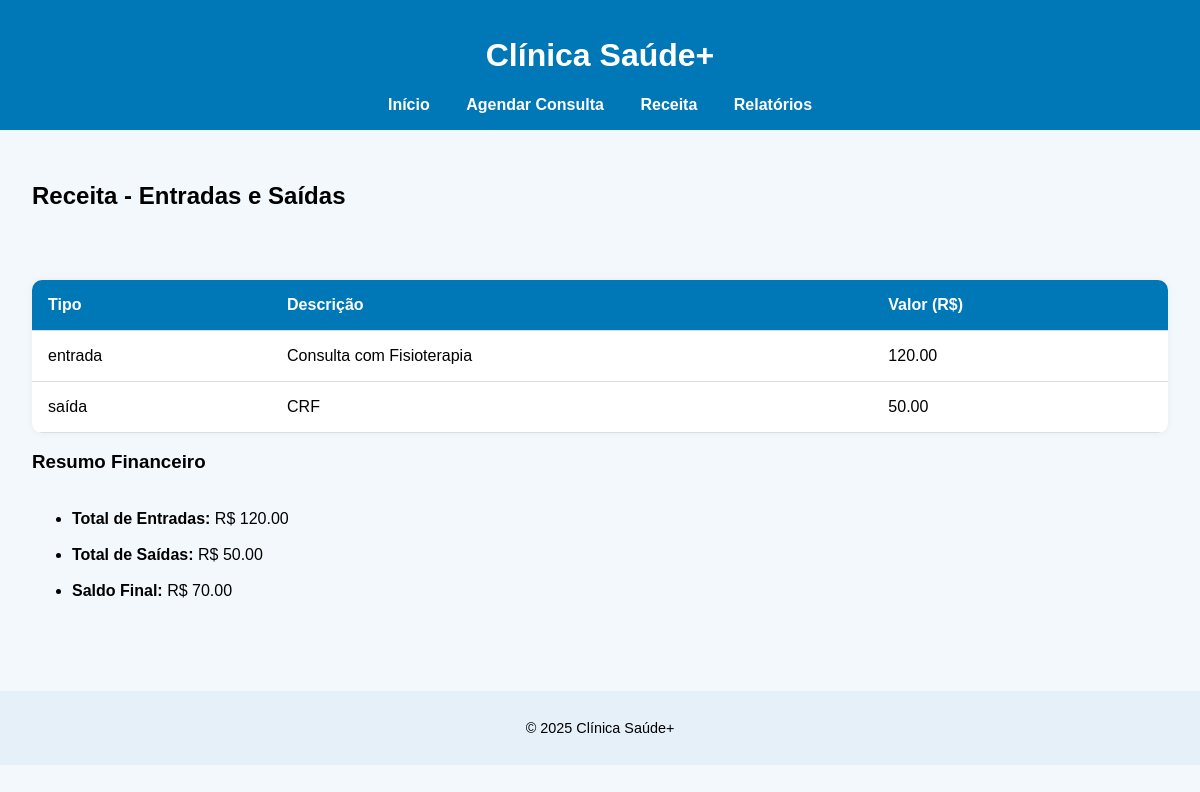
The app's page /receita with its own data.
### tables this page shows
CREATE TABLE caixa (
        id INTEGER PRIMARY KEY AUTOINCREMENT,
        tipo TEXT,
        descricao TEXT,
        valor REAL
    );

### main.py (the view)
@app.get("/receita", response_class=HTMLResponse)
def mostrar_receita(request: Request):
    cursor = conn.cursor()
    cursor.execute("SELECT * FROM caixa")
    caixa = cursor.fetchall()
    total_entrada = 0.0
    total_saida = 0.0
    for item in caixa:
        try:
            valor = float(item[3])
            tipo = item[1].lower()
            if tipo == TipoMovimentacao.ENTRADA.value:
                total_entrada += valor
            elif tipo == TipoMovimentacao.SAIDA.value:
                total_saida += valor
        except (ValueError, TypeError):
            continue
    saldo_final = total_entrada - total_saida
    return templates.TemplateResponse("receita.html", {
        "request": request,
        "caixa": caixa,
        "total_entrada": total_entrada,
        "total_saida": total_saida,
        "saldo_final": saldo_final
    })

### templates/receita.html
{% extends "base.html" %}
{% block content %}
<h2>Receita - Entradas e Saídas</h2>
{% if caixa %}
<table class="tabela">
    <thead>
        <tr>
                        <th>Tipo</th>
            <th>Descrição</th>
            <th>Valor (R$)</th>
        </tr>
    </thead>
    <tbody>
        {% for item in caixa %}
        <tr>
                        <td>{{ item[1] }}</td>
            <td>{{ item[2] }}</td>
            <td>{{ "%.2f"|format(item[3]) }}</td>
        </tr>
        {% endfor %}
    </tbody>
</table>
<h3>Resumo Financeiro</h3>
<ul>
    <li><strong>Total de Entradas:</strong> R$ {{ "%.2f"|format(total_entrada) }}</li>
    <li><strong>Total de Saídas:</strong> R$ {{ "%.2f"|format(total_saida) }}</li>
    <li><strong>Saldo Final:</strong> R$ {{ "%.2f"|format(saldo_final) }}</li>
</ul>
{% else %}
    <p>Não há registros de entrada ou saída.</p>
{% endif %}
{% endblock %}

### templates/base.html (shortened to what this page needs)
<!DOCTYPE html>
<html lang="pt-br">
<head>
    <link rel="stylesheet" href="/static/style.css">
</head>
<body>
    <header>
        <h1>Clínica Saúde+</h1>
        <nav>
            <a href="/">Início</a>
            <a href="/agendar">Agendar Consulta</a>
            <a href="/receita">Receita</a>
            <a href="/listar">Relatórios</a>
        </nav>
    </header>
    <main>
        {% block content %}{% endblock %}
    </main>
    <footer>
        <p>&copy; 2025 Clínica Saúde+</p>
    </footer>
</body>
</html>

### static/style.css (style rules this page uses)
body { font-family: Arial, sans-serif; background-color: #f2f8fc; margin: 0; padding: 0; }
header { background-color: #0077b6; color: white; padding: 1em; text-align: center; }
nav a { margin: 0 1em; color: white; text-decoration: none; font-weight: bold; }
main { padding: 2em; }
table { width: 100%; border-collapse: collapse; margin-top: 2em; background: white; box-shadow: 0 0 8px rgba(0,0,0,0.05); border-radius: 10px; overflow: hidden; }
th, td { padding: 1em; text-align: left; border-bottom: 1px solid #ddd; }
th { background-color: #0077b6; color: white; }
footer { text-align: center; padding: 1em; background-color: #e6f0f8; margin-top: 3em; font-size: 0.9em; }

### records on screen
caixa: tipo "entrada", descricao "Consulta com Fisioterapia", valor "120.00"
caixa: tipo "saída", descricao "CRF", valor "50.00"

### other values on screen
{{ "%.2f"|format(total_entrada) }} "120.00"
{{ "%.2f"|format(total_saida) }} "50.00"
{{ "%.2f"|format(saldo_final) }} "70.00"
